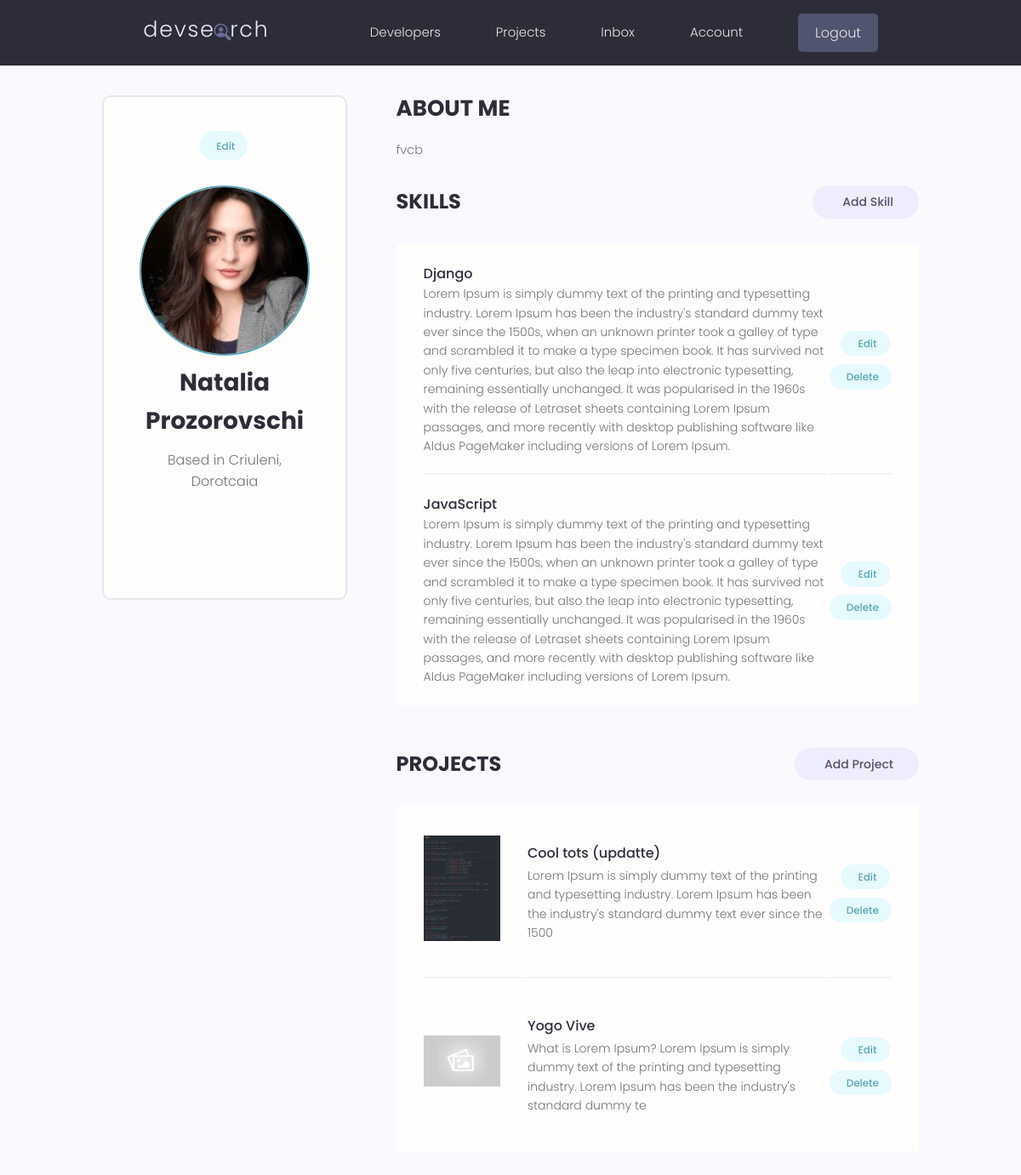
/account/ (signed in), run on the app's committed database.
### users/models.py (models this page shows, shortened)
class Profile(models.Model):
    user = models.OneToOneField(User, on_delete=models.CASCADE, null=True, blank=True)
    name = models.CharField(max_length=200, blank=True, null=True)
    email = models.EmailField(max_length=500, blank=True, null=True)
    username = models.CharField(max_length=200, blank=True, null=True)
    location = models.CharField(max_length=200, blank=True, null=True)
    short_intro = models.CharField(max_length=200, blank=True, null=True)
    bio = models.TextField(blank=True, null=True)
    profile_image = models.ImageField(
        null=True, blank=True, upload_to='profiles/', default="profiles/user-default.png")
    social_github = models.CharField(max_length=200, blank=True, null=True)
    social_twitter = models.CharField(max_length=200, blank=True, null=True)
    social_linkedin = models.CharField(max_length=200, blank=True, null=True)
    social_youtube = models.CharField(max_length=200, blank=True, null=True)
    social_website = models.CharField(max_length=200, blank=True, null=True)
    created = models.DateTimeField(auto_now_add=True)
    id = models.UUIDField(default=uuid.uuid4, unique=True,
                          primary_key=True, editable=False)

class Skill(models.Model):
    owner = models.ForeignKey(
        Profile, on_delete=models.CASCADE, null=True, blank=True)
    name = models.CharField(max_length=200, blank=True, null=True)
    description = models.TextField(null=True,blank=True)
    created = models.DateTimeField(auto_now_add=True)
    id = models.UUIDField(default=uuid.uuid4, unique=True,
                          primary_key=True, editable=False)

### projects/models.py (models this page shows, shortened)
class Project(models.Model):
    owner = models.ForeignKey(Profile, null=True, blank=True, on_delete=models.SET_NULL)
    title = models.CharField(max_length=200)  # corectare: max_length
    description = models.TextField(null=True, blank=True)
    featured_image = models.ImageField(
        null=True, blank=True, default='default.jpg')
    demo_link = models.CharField(max_length=200, null=True, blank=True)  # corectare: max_length
    source_link = models.CharField(max_length=2000, null=True, blank=True)
    tags = models.ManyToManyField('Tag', blank=True)
    vote_total = models.IntegerField(default=0, null=True, blank=True)
    vote_ratio = models.IntegerField(default=0, null=True, blank=True)
    created = models.DateField(auto_now_add=True)
    id = models.UUIDField(default=uuid.uuid4, unique=True, primary_key=True, editable=False)
    class Meta:
        ordering = ['-vote_ratio', '-vote_total', 'title']

### users/views.py (the view)
# urls.py: path('account/', views.userAccount, name="account"),
@login_required(login_url='login')
def userAccount(request):
    profile = request.user.profile
    skills = profile.skill_set.all()
    projects = profile.project_set.all
    context = {'profile': profile, 'skills': skills, 'projects': projects }
    return render(request, 'users/account.html', context)

### users/templates/users/account.html (shortened to what this page needs)
{% extends 'main.html' %}
{% block content %}
<main class="settingsPage profile my-md">
  <div class="container">
    <div class="layout">
      <div class="column column--1of3">
        <div class="card text-center">
          <div class="card__body dev">
            <a class="tag tag--pill tag--main settings__btn" href="{%url 'edit-account'%}">
              Edit</a>
            <img class="avatar avatar--xl dev__avatar" src="{{ profile.profile_image.url }}" />
            <h2 class="dev__name">{{profile.name}}</h2>
            <p class="dev__location">Based in {{profile.location}}</p>
            <ul class="dev__social">
            </ul>
          </div>
        </div>
      </div>
      <div class="column column--2of3">
        <div class="devInfo">
          <h3 class="devInfo__title">About Me</h3>
          <p class="devInfo__about">{{profile.bio}}</p>
        </div>
        <div class="settings">
          <h3 class="settings__title">Skills</h3>
          <a class="tag tag--pill tag--sub settings__btn tag--lg" href="{% url 'create-skill' %}"> Add Skill</a>
        </div>
        <table class="settings__table">
          {% for skill in skills %}
          <tr>
            <td class="settings__tableInfo">
              <h4>{{skill.name}}</h4>
              <p>
                {{skill.description}}
              </p>
            </td>
            <td class="settings__tableActions">
              <a class="tag tag--pill tag--main settings__btn" href="{% url 'update-skill' skill.id %}"> Edit</a>
              <a class="tag tag--pill tag--main settings__btn" href="{% url 'delete-skill' skill.id %}?next=/account/">
                Delete</a>
            </td>
          </tr>
          {% endfor %}
        </table>
        <div class="settings">
          <h3 class="settings__title">Projects</h3>
          <a class="tag tag--pill tag--sub settings__btn tag--lg" href="{% url 'create-project' %}"> Add Project</a>
        </div>
        <table class="settings__table">
          {% for project in projects %}
          <tr>
            <td class="settings__thumbnail">
              <a href="{% url 'project' project.id %}"><img src="{{project.featured_image.url}}" alt="Project Thumbnail" /></a>
            </td>
            <td class="settings__tableInfo">
              <a href="{% url 'project' project.id %}">{{project.title}}</a>
              <p>{{project.description|slice:"150"}}</p>
            </td>
            <td class="settings__tableActions">
              <a class="tag tag--pill tag--main settings__btn" href="{% url 'update-project' project.id %}"> Edit</a>
              <a class="tag tag--pill tag--main settings__btn"
                href="{% url 'delete-project'  project.id %}?next=/account/">
                Delete</a>
            </td>
          </tr>
          {% endfor %}
        </table>
      </div>
    </div>
  </div>
</main>
{% endblock %}

### static/styles/app.css (style rules this page uses)
.card { border: 2px solid var(--color-light); }
img { width: 100%; }
.profile .card > .dev { padding: 4rem; }
.dev__avatar { display: block; margin: auto; }
.dev__name { color: var(--color-sub); font-size: 2.8rem; font-weight: 700; margin-top: 1rem; margin-bottom: 0.5rem; }
.dev__location { margin-top: 1rem; }
.dev__social { margin: 3rem 0; list-style: none; display: flex; justify-content: center; gap: 1.5rem; }
.devInfo { margin-bottom: 3rem; }
.devInfo__title, .devInfo__subtitle { font-size: 2.6rem; color: var(--color-sub); text-transform: uppercase; font-weight: 700; margin-bottom: 1.5rem; }
.devInfo__about, .devSkill__info { font-size: 1.45rem; line-height: 1.7; text-align: justify; }
.settingsPage .dev > .settings__btn { display: inline-block; margin-bottom: 3rem; }
.settings { display: flex; justify-content: space-between; align-items: center; }
.settings__title { font-size: 2.4rem; text-transform: uppercase; font-weight: 700; color: var(--color-sub); }
.settings__table { margin-top: 3rem; margin-bottom: 5rem; padding: 0 3rem; background: var(--color-white); }
.settings__table tr { width: 100%; }
.settings__table tr > td { padding: 2rem 0; }
.settings__table tr:not(:last-child) td { border-bottom: 2px solid var(--color-white-light); }
.settings__thumbnail { width: 23%; min-width: 10rem; }
.settings__thumbnail img { padding-right: 3rem; height: 15rem; object-fit: contain; }
.settings__tableInfo { width: 100%; }
.settings__tableInfo h4, .settings__tableInfo a { padding-right: 1rem; width: auto; font-size: 1.6rem; font-weight: 500; color: var(--color-sub); }
.settings__tableInfo p { font-size: 1.4rem; }
.settings__tableActions { text-align: right; }

### static/uikit/styles/modules/_base.css (style rules this page uses)
* { margin: 0; padding: 0; box-sizing: border-box; text-rendering: optimizeLegibility; color: inherit; font-size: inherit; }
body { line-height: 1.6; font-weight: 400; font-size: 1.5rem; color: var(--color-text); background-color: var(--color-bg); min-height: 100vh; }

### static/uikit/styles/modules/_typography.css (style rules this page uses)
* { font-family: var(--font-base); }
h2 { font-size: 3.6rem; font-weight: var(--font-bold); }
h3 { font-size: 3.2rem; font-weight: var(--font-medium); }
h4 { font-size: 2.8rem; font-weight: var(--font-medium); }
p, span, strong { font-size: 1.6rem; color: var(--color-text); font-weight: var(--font-regular); }
a { padding-bottom: 2px; text-decoration: none; display: inline-block; color: var(--color-main); font-weight: var(--font-medium); }

### static/uikit/styles/modules/_utilities.css (style rules this page uses)
.container { width: 92%; max-width: 165rem; margin: 0 auto; box-sizing: border-box; }
@media screen and (min-width: 1000px) { .container { width: 90%; } }
@media screen and (min-width: 1200px) { .container { width: 80%; } }
.text-center { text-align: center; }
.my-md { margin: 3rem auto; }

### static/uikit/styles/modules/_avatar.css (style rules this page uses)
.avatar { border-radius: 50%; border: 2px solid var(--color-main); object-fit: cover; }
.avatar--xl { height: 20rem; width: 20rem; }

### static/uikit/styles/modules/_card.css (style rules this page uses)
.card { border-radius: 1rem; background-color: var(--color-white); border: 1.5px solid var(--color-light); width: auto; height: auto; margin-top: 0.5rem; margin-bottom: 0.5rem; overflow: hidden; }
.card__body, .card__header { padding: 2rem 2.5rem; }

### static/uikit/styles/modules/_tag.css (style rules this page uses)
.tag { display: inline-flex; align-items: center; background-color: var(--color-sub); height: -webkit-fit-content; height: -moz-fit-content; height: fit-content; width: -webkit-fit-content; width: -moz-fit-content; width: fit-content; border-radius: 0.5rem; padding: 0.5rem 1.5rem; font-size: 1.2rem; cursor: pointer; }
.tag:not(:last-child) { margin-right: 0.25rem; margin-bottom: 0.75rem; }
.tag--pill { border-radius: 5rem; }
.tag--main, .tag--main > small { background: var(--color-main-light); color: var(--color-main); font-weight: 500; }
.tag--sub, .tag--sub > small { background: var(--color-sub-lighter); color: var(--color-sub-light); font-weight: 500; }
.tag--lg { padding: 0.8rem 3rem; font-size: 1.4rem; }

### static/uikit/styles/modules/_layout.css (style rules this page uses)
.layout { display: flex; flex-flow: row wrap; justify-content: space-between; }
.layout > .column { margin-bottom: 3rem; }
.layout > .column.column--1of3 { flex-basis: 30%; }
.layout > .column.column--2of3 { flex-basis: 64%; }

### data on the page
Profile: profile_image (picture), name "Natalia Prozorovschi", location "Criuleni, Dorotcaia", bio "fvcb"
Skill: name "Django", description "Lorem Ipsum is simply dummy text of the printing and typesetting industry. Lorem Ipsum has been the industry's standard dummy text ever since the 1500s, when an unknown printer took a galley of type and scrambled it to make a type specimen book. It has survived not only five centuries, but also the leap into electronic typesetting, remaining essentially unchanged. It was popularised in the 1960s with the release of Letraset sheets containing Lorem Ipsum passages, and more recently with desktop publishing software like Aldus PageMaker including versions of Lorem Ipsum."
Skill: name "JavaScript", description "Lorem Ipsum is simply dummy text of the printing and typesetting industry. Lorem Ipsum has been the industry's standard dummy text ever since the 1500s, when an unknown printer took a galley of type and scrambled it to make a type specimen book. It has survived not only five centuries, but also the leap into electronic typesetting, remaining essentially unchanged. It was popularised in the 1960s with the release of Letraset sheets containing Lorem Ipsum passages, and more recently with desktop publishing software like Aldus PageMaker including versions of Lorem Ipsum."
Project: featured_image (picture), title "Cool tots (updatte)", description "Lorem Ipsum is simply dummy text of the printing and typesetting industry. Lorem Ipsum has been the industry's standard dummy text ever since the 1500"
Project: featured_image (placeholder picture), title "Yogo Vive", description "What is Lorem Ipsum? Lorem Ipsum is simply dummy text of the printing and typesetting industry. Lorem Ipsum has been the industry's standard dummy te"
